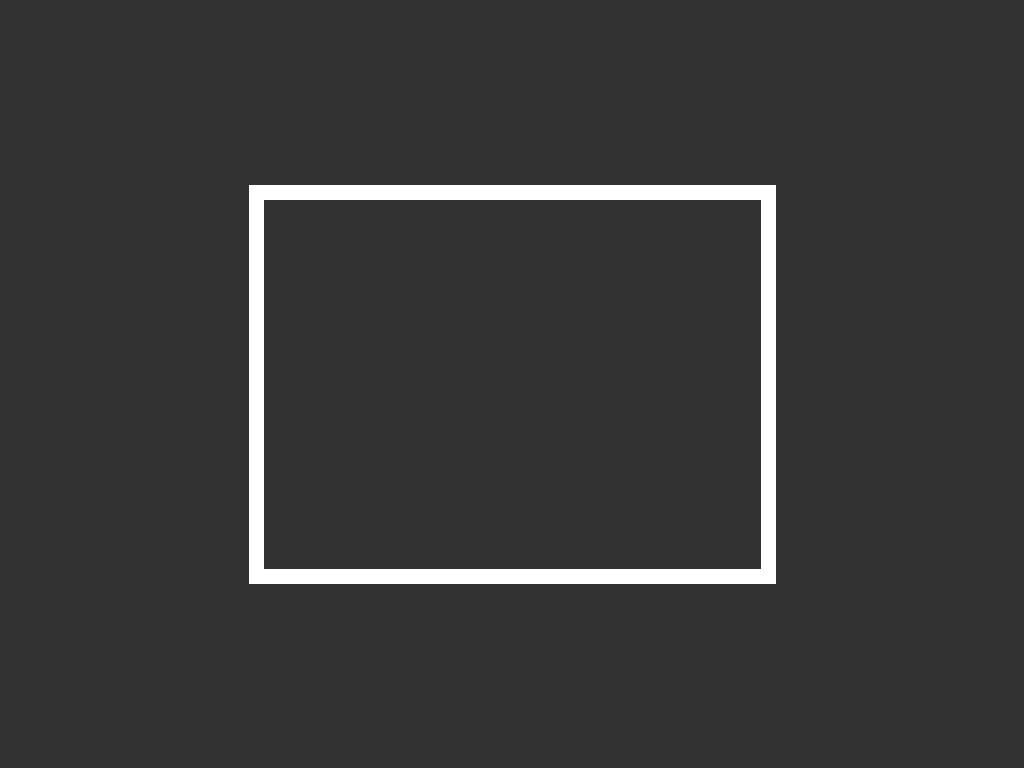
Frame 1 (no input)
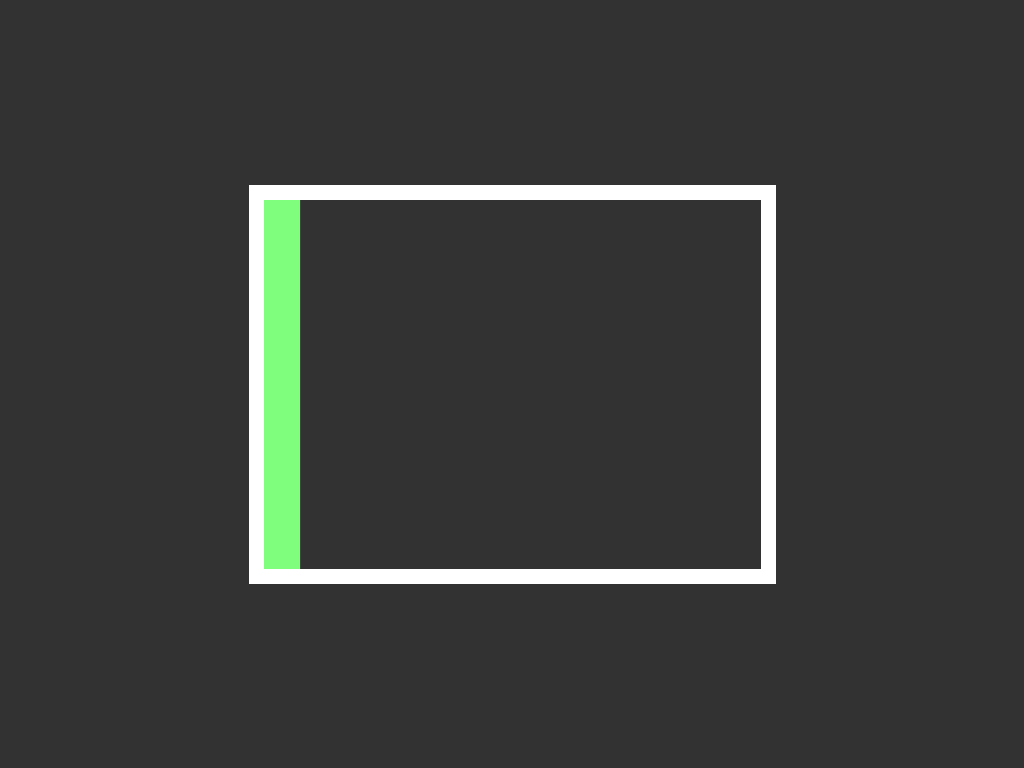
Frame 60 (the mouse pressed at the canvas centre just before this capture)
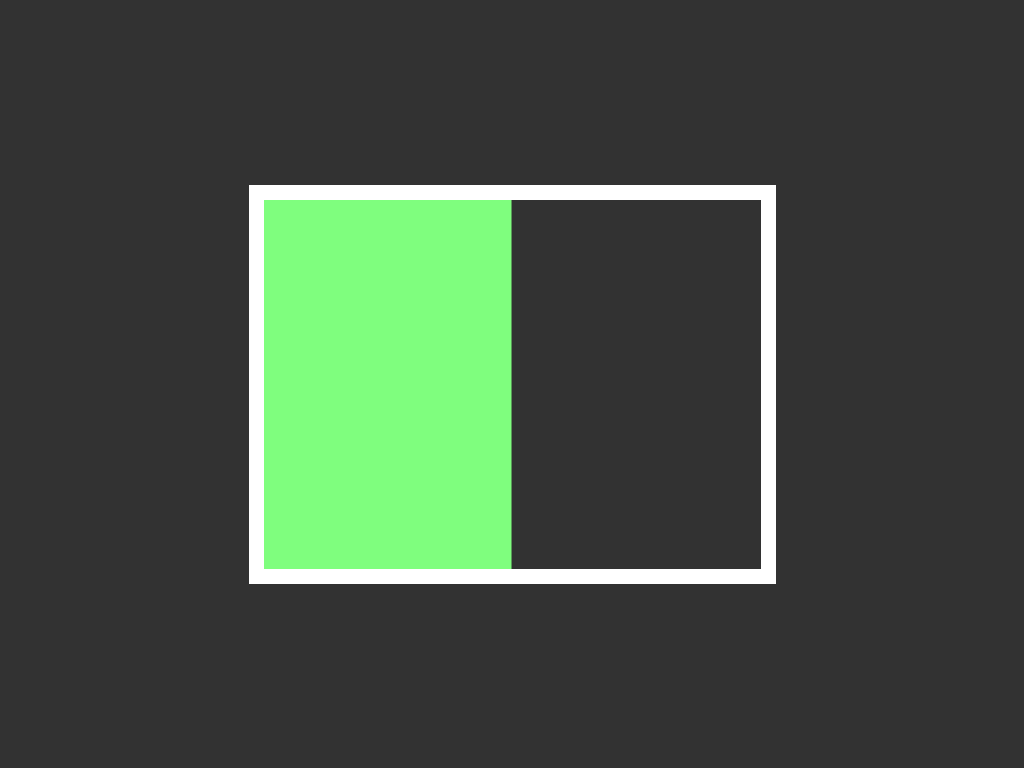
Frame 120 (the mouse held since frame 60 and released just before this capture)

The Processing sketch that drew these frames (run headless with seeded random() and noise(); from frame 60 on, the mouse is pressed at the canvas centre):

// Processing sketch: SketchTimeBasedEvents
// ── SketchTimeBasedEvents.pde
float mEventCounter = 0.0;
float mEventInterval = 1.0;
color mBoxFillColor = color(255);
color mBoxStrokeColor = color(255);

void settings() {
  size(1024, 768);
}

void setup() {
  strokeWeight(15.0);
  strokeJoin(MITER);
}

void draw() {
  background(50);

  float mIntervalDuration = mEventCounter / mEventInterval;
  noStroke();
  fill(mBoxFillColor);
  rect(width/4, height/4, width/2 * mIntervalDuration, height/2);

  noFill();
  stroke(255);
  rect(width/4, height/4, width/2, height/2);

  mEventCounter += 1.0 / frameRate;
  if (mEventCounter > mEventInterval) {
    while (mEventCounter > mEventInterval) {
      mEventCounter -= mEventInterval;
    }
    change_box_fill_color();
  }
}

void change_box_fill_color() {
  int r = round(random(0, 2)) * 127;
  int g = (r + 127) % 255;
  int b = (g + 127) % 255;
  mBoxFillColor = color(r, g, b);
}

void mousePressed() {
  mEventInterval = 1.0 + 2.0 * (float)mouseX/(float)width;
  mEventCounter = 0.0;
}
